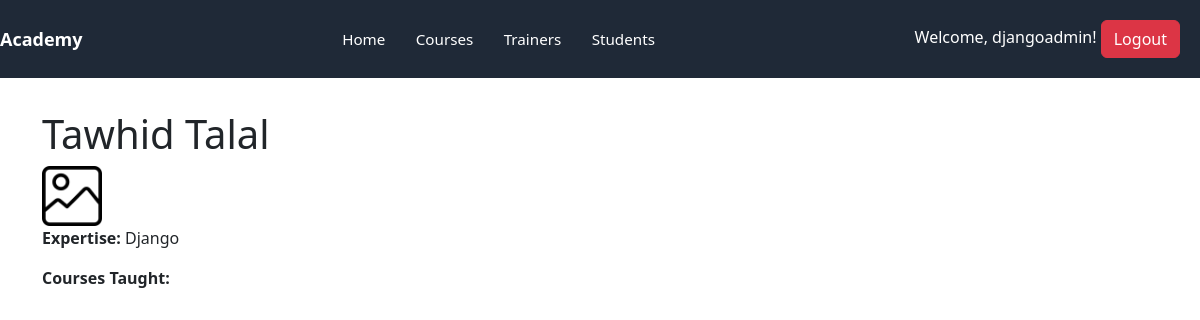
/academy/trainer/1/ (signed in), run on the app's committed database.
### academy/models.py (models this page shows, shortened)
class Trainer(models.Model):
    first_name = models.CharField(max_length=100)
    last_name = models.CharField(max_length=100)
    email = models.EmailField(unique=True)
    expertise = models.CharField(max_length=200)
    trainer_photo = models.ImageField(upload_to='trainer_photos/', default='default.png')

### academy/views.py (the view)
# urls.py: path('trainer/<int:id>/', views.trainer_detail, name='trainer_detail'),
@login_required
def trainer_detail(request, id):
    trainer = get_object_or_404(Trainer, id=id)
    context = {
        'trainer': trainer
    }
    return render(request, 'academy/trainer_detail.html', context)

### templates/academy/trainer_detail.html (shortened to what this page needs)
{% load static %}
<!DOCTYPE html>
<html lang="en">
  <head>
    <link rel="stylesheet" href="{% static 'css/style.css' %}" />
    <link
      href="https://cdn.jsdelivr.net/npm/bootstrap@5.3.8/dist/css/bootstrap.min.css"
      rel="stylesheet"
    />
  </head>
  <body>
    {% include 'navbar.html' %}
    <main class="container">
        <h1>{{ trainer.first_name }} {{ trainer.last_name }}</h1>
        <img src="{{trainer.trainer_photo.url}}" alt="{{ trainer.first_name }} {{ trainer.last_name }}" class="thumb">
        <p><strong>Expertise:</strong> {{ trainer.expertise }}</p>
        <p><strong>Courses Taught:</strong> {{ trainer.courses.count }}</p>
    </main>
  </body>
</html>

### templates/navbar.html
{% load static %}
<nav class="nav" role="navigation" aria-label="Main navigation">
  <div class="brand">Academy</div>
  <div class="nav-links">
    <a href="{% url 'home' %}" title="Home"
       {% if request.resolver_match and request.resolver_match.url_name == 'home' %}class="active"{% endif %}>
      Home
    </a>
    <a href="{% url 'academy:courses' %}" title="Courses"
       {% if request.resolver_match and request.resolver_match.namespace == 'academy' and request.resolver_match.url_name == 'courses' %}class="active"{% endif %}>
      Courses
    </a>
    <a href="{% url 'academy:trainers' %}" title="Trainers"
       {% if request.resolver_match and request.resolver_match.namespace == 'academy' and request.resolver_match.url_name == 'trainers' %}class="active"{% endif %}>
      Trainers
    </a>
    <a href="{% url 'academy:students' %}" title="Students"
       {% if request.resolver_match and request.resolver_match.namespace == 'academy' and request.resolver_match.url_name == 'students' %}class="active"{% endif %}>
      Students
    </a>
  </div>
  <div>
    {% if request.user.is_authenticated %}
      <span>Welcome, {{ request.user.username }}!</span>
      <a href="{% url 'logout' %}" class="btn btn-danger">Logout</a>
    {% else %}
      <a href="{% url 'login' %}" class="btn btn-primary">Login</a> |
      <a href="{% url 'register' %}" class="btn btn-secondary">Register</a>
    {% endif %}
  </div>
</nav>

### training_portal/static/css/style.css (style rules this page uses)
:root { --nav-bg: #1f2937; --nav-text: #ffffff; --nav-accent: #3b82f6; --nav-hover: rgba(255,255,255,0.08); --container-padding: 1.25rem; }
* { box-sizing: border-box; }
body { margin: 0; font-family: -apple-system, BlinkMacSystemFont, "Segoe UI", Roboto, "Helvetica Neue", Arial; color: #111827; background: #f8fafc; }
.nav { display: flex; align-items: center; justify-content: space-between; padding: var(--container-padding); background: var(--nav-bg); color: var(--nav-text); gap: 1rem; }
.nav .brand { font-weight: 700; font-size: 1.125rem; color: var(--nav-text); text-decoration: none; }
.nav .nav-links { display: flex; gap: 0.5rem; align-items: center; }
.nav .nav-links a { color: var(--nav-text); text-decoration: none; padding: 0.45rem 0.7rem; border-radius: 6px; transition: background 150ms ease, color 150ms ease, transform 120ms ease; font-weight: 500; font-size: 0.95rem; }
.container { max-width: 1100px; margin: 2rem auto; padding: 0 1rem; }
.thumb { max-width: 100px; max-height: 60px; object-fit: cover; border-radius: 4px; }

### data on the page
Trainer: first_name "Tawhid", last_name "Talal", trainer_photo (placeholder picture), expertise "Django"

### other printed values
{{ request.user.username }} "djangoadmin"
